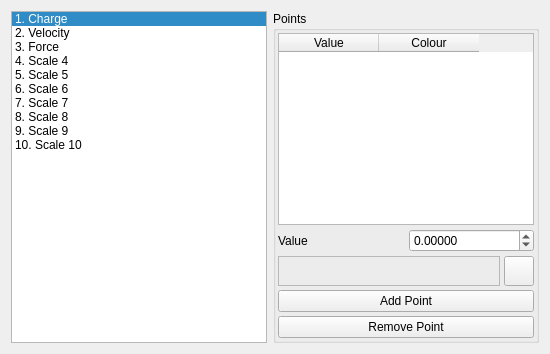
     <widget class="QWidget" name="ColourscalesTab">
      <attribute name="icon">
       <iconset resource="icons.qrc">
        <normaloff>:/basic/icons/basic_colour.svg</normaloff>:/basic/icons/basic_colour.svg</iconset>
      </attribute>
      <attribute name="title">
       <string>Colourscales</string>
      </attribute>
      <layout class="QHBoxLayout" name="horizontalLayout_9">
       <item>
        <widget class="QListWidget" name="ScaleList">
         <property name="sizePolicy">
          <sizepolicy hsizetype="Expanding" vsizetype="Expanding">
           <horstretch>1</horstretch>
           <verstretch>0</verstretch>
          </sizepolicy>
         </property>
         <property name="minimumSize">
          <size>
           <width>128</width>
           <height>0</height>
          </size>
         </property>
         <property name="editTriggers">
          <set>QAbstractItemView::NoEditTriggers</set>
         </property>
         <property name="currentRow">
          <number>0</number>
         </property>
         <item>
          <property name="text">
           <string>1. Charge</string>
          </property>
         </item>
         <item>
          <property name="text">
           <string>2. Velocity</string>
          </property>
         </item>
         <item>
          <property name="text">
           <string>3. Force</string>
          </property>
         </item>
         <item>
          <property name="text">
           <string>4. Scale 4</string>
          </property>
         </item>
         <item>
          <property name="text">
           <string>5. Scale 5</string>
          </property>
         </item>
         <item>
          <property name="text">
           <string>6. Scale 6</string>
          </property>
         </item>
         <item>
          <property name="text">
           <string>7. Scale 7</string>
          </property>
         </item>
         <item>
          <property name="text">
           <string>8. Scale 8</string>
          </property>
         </item>
         <item>
          <property name="text">
           <string>9. Scale 9</string>
          </property>
         </item>
         <item>
          <property name="text">
           <string>10. Scale 10</string>
          </property>
         </item>
        </widget>
       </item>
       <item>
        <widget class="QGroupBox" name="PointsGropu">
         <property name="sizePolicy">
          <sizepolicy hsizetype="Expanding" vsizetype="MinimumExpanding">
           <horstretch>0</horstretch>
           <verstretch>0</verstretch>
          </sizepolicy>
         </property>
         <property name="title">
          <string>Points</string>
         </property>
         <layout class="QVBoxLayout" name="verticalLayout">
          <property name="spacing">
           <number>4</number>
          </property>
          <property name="margin">
           <number>2</number>
          </property>
          <item>
           <widget class="QTableWidget" name="ScalePointsTable">
            <property name="editTriggers">
             <set>QAbstractItemView::NoEditTriggers</set>
            </property>
            <property name="selectionMode">
             <enum>QAbstractItemView::SingleSelection</enum>
            </property>
            <property name="selectionBehavior">
             <enum>QAbstractItemView::SelectRows</enum>
            </property>
            <property name="showGrid">
             <bool>false</bool>
            </property>
            <column>
             <property name="text">
              <string>Value</string>
             </property>
            </column>
            <column>
             <property name="text">
              <string>Colour</string>
             </property>
            </column>
           </widget>
          </item>
          <item>
           <layout class="QVBoxLayout" name="_3">
            <property name="spacing">
             <number>4</number>
            </property>
            <property name="margin">
             <number>0</number>
            </property>
            <item>
             <layout class="QHBoxLayout" name="_4">
              <property name="spacing">
               <number>6</number>
              </property>
              <property name="margin">
               <number>0</number>
              </property>
              <item>
               <widget class="QLabel" name="label_5">
                <property name="text">
                 <string>Value</string>
                </property>
               </widget>
              </item>
              <item>
               <widget class="QDoubleSpinBox" name="PointValueSpin">
                <property name="sizePolicy">
                 <sizepolicy hsizetype="Preferred" vsizetype="Fixed">
                  <horstretch>0</horstretch>
                  <verstretch>0</verstretch>
                 </sizepolicy>
                </property>
                <property name="minimumSize">
                 <size>
                  <width>64</width>
                  <height>0</height>
                 </size>
                </property>
                <property name="sizeIncrement">
                 <size>
                  <width>0</width>
                  <height>0</height>
                 </size>
                </property>
                <property name="decimals">
                 <number>5</number>
                </property>
                <property name="minimum">
                 <double>-10000000.000000000000000</double>
                </property>
                <property name="maximum">
                 <double>10000000.000000000000000</double>
                </property>
               </widget>
              </item>
             </layout>
            </item>
            <item>
             <layout class="QHBoxLayout" name="_19">
              <property name="spacing">
               <number>4</number>
              </property>
              <property name="margin">
               <number>0</number>
              </property>
              <item>
               <widget class="TColourFrame" name="PointColourFrame">
                <property name="sizePolicy">
                 <sizepolicy hsizetype="Preferred" vsizetype="Preferred">
                  <horstretch>0</horstretch>
                  <verstretch>0</verstretch>
                 </sizepolicy>
                </property>
                <property name="minimumSize">
                 <size>
                  <width>32</width>
                  <height>16</height>
                 </size>
                </property>
                <property name="frameShape">
                 <enum>QFrame::StyledPanel</enum>
                </property>
                <property name="frameShadow">
                 <enum>QFrame::Raised</enum>
                </property>
               </widget>
              </item>
              <item>
               <widget class="QPushButton" name="PointColourButton">
                <property name="sizePolicy">
                 <sizepolicy hsizetype="Preferred" vsizetype="Preferred">
                  <horstretch>0</horstretch>
                  <verstretch>0</verstretch>
                 </sizepolicy>
                </property>
                <property name="minimumSize">
                 <size>
                  <width>30</width>
                  <height>30</height>
                 </size>
                </property>
                <property name="maximumSize">
                 <size>
                  <width>30</width>
                  <height>30</height>
                 </size>
                </property>
                <property name="text">
                 <string/>
                </property>
                <property name="icon">
                 <iconset resource="icons.qrc">
                  <normaloff>:/basic/icons/basic_colour.svg</normaloff>:/basic/icons/basic_colour.svg</iconset>
                </property>
                <property name="autoDefault">
                 <bool>false</bool>
                </property>
               </widget>
              </item>
             </layout>
            </item>
            <item>
             <widget class="QPushButton" name="AddPointButton">
              <property name="text">
               <string>Add Point</string>
              </property>
              <property name="autoDefault">
               <bool>false</bool>
              </property>
             </widget>
            </item>
            <item>
             <widget class="QPushButton" name="RemovePointButton">
              <property name="text">
               <string>Remove Point</string>
              </property>
              <property name="autoDefault">
               <bool>false</bool>
              </property>
             </widget>
            </item>
           </layout>
          </item>
         </layout>
        </widget>
       </item>
      </layout>
     </widget>
